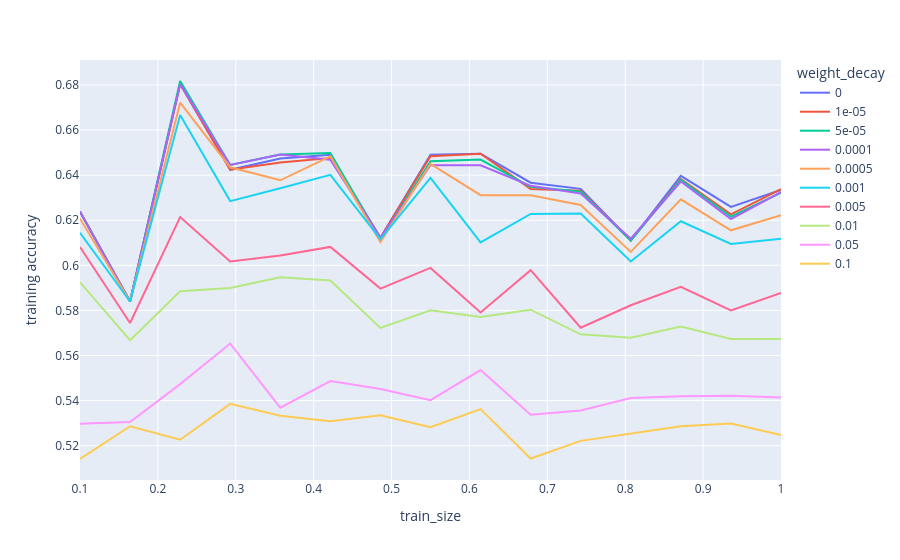
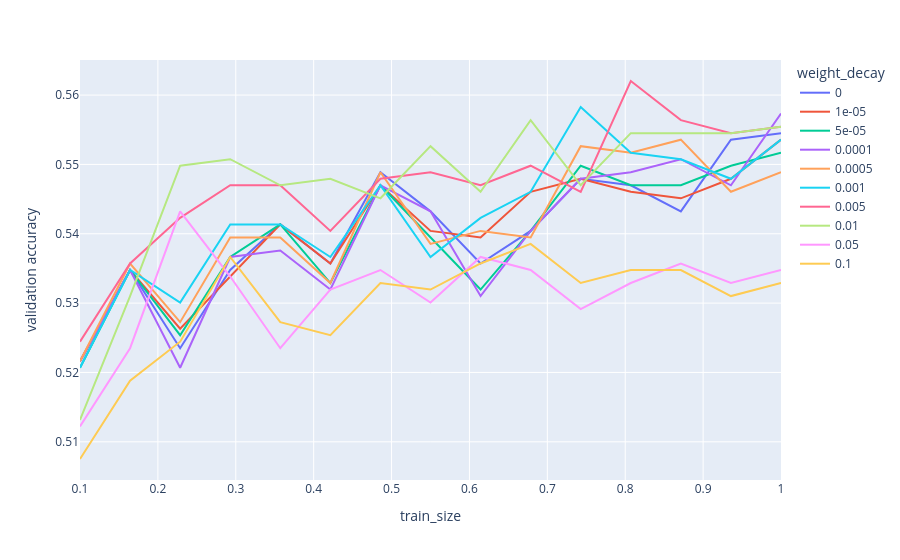

The notebook cell saved with these charts, in order:
### Code cell
train_and_plot_learning_curves(
    [
        NN(weight_decay=0, hidden_layer_sizes=(64,)),
        NN(weight_decay=0.00001, hidden_layer_sizes=(64,)),
        NN(weight_decay=0.00005, hidden_layer_sizes=(64,)),
        NN(weight_decay=0.0001, hidden_layer_sizes=(64,)),
        NN(weight_decay=0.0005, hidden_layer_sizes=(64,)),
        NN(weight_decay=0.001, hidden_layer_sizes=(64,)),
        NN(weight_decay=0.005, hidden_layer_sizes=(64,)),
        NN(weight_decay=0.01, hidden_layer_sizes=(64,)),
        NN(weight_decay=0.05, hidden_layer_sizes=(64,)),
        NN(weight_decay=0.1, hidden_layer_sizes=(64,)),
    ],
    wine_X_tr,
    wine_y_tr,
    wine_X_val,
    wine_y_val,
    seed,
    "weight_decay"
)


train_and_plot_learning_curves(
    [
        MLPClassifier(alpha=0, hidden_layer_sizes=(64,)),
        MLPClassifier(alpha=0.00001, hidden_layer_sizes=(64,)),
        MLPClassifier(alpha=0.00005, hidden_layer_sizes=(64,)),
        MLPClassifier(alpha=0.0001, hidden_layer_sizes=(64,)),
        MLPClassifier(alpha=0.0005, hidden_layer_sizes=(64,)),
        MLPClassifier(alpha=0.001, hidden_layer_sizes=(64,)),
        MLPClassifier(alpha=0.005, hidden_layer_sizes=(64,)),
        MLPClassifier(alpha=0.01, hidden_layer_sizes=(64,)),
        MLPClassifier(alpha=0.05, hidden_layer_sizes=(64,)),
        MLPClassifier(alpha=0.1, hidden_layer_sizes=(64,)),
    ],
    wine_X_tr,
    wine_y_tr,
    wine_X_val,
    wine_y_val,
    seed,
    "alpha"
)

### Figure 1 — Plotly figure (JSON) as saved in the notebook; plotly's stock layout.template omitted (floating-point values rounded to 4 significant figures)
{"data": [{"hovertemplate": "weight_decay=0<br>train_size=%{x}<br>training accuracy=%{y}<extra></extra>", "legendgroup": "0", "line": {"color": "#636efa", "dash": "solid"}, "marker": {"symbol": "circle"}, "mode": "lines", "name": "0", "orientation": "v", "showlegend": true, "type": "scatter", "x": [0.1, 0.1643, 0.2286, 0.2929, 0.3571, 0.4214, 0.4857, 0.55, 0.6143, 0.6786, 0.7429, 0.8071, 0.8714, 0.9357, 1.0], "xaxis": "x", "y": [0.6238, 0.584, 0.6804, 0.6424, 0.6474, 0.6491, 0.6123, 0.649, 0.6495, 0.6367, 0.6339, 0.611, 0.6397, 0.6259, 0.6335], "yaxis": "y"}, {"hovertemplate": "weight_decay=1e-05<br>train_size=%{x}<br>training accuracy=%{y}<extra></extra>", "legendgroup": "1e-05", "line": {"color": "#EF553B", "dash": "solid"}, "marker": {"symbol": "circle"}, "mode": "lines", "name": "1e-05", "orientation": "v", "showlegend": true, "type": "scatter", "x": [0.1, 0.1643, 0.2286, 0.2929, 0.3571, 0.4214, 0.4857, 0.55, 0.6143, 0.6786, 0.7429, 0.8071, 0.8714, 0.9357, 1.0], "xaxis": "x", "y": [0.6238, 0.584, 0.6804, 0.6424, 0.6456, 0.6476, 0.6123, 0.6484, 0.6495, 0.6339, 0.6331, 0.611, 0.6383, 0.6226, 0.6338], "yaxis": "y"}, {"hovertemplate": "weight_decay=5e-05<br>train_size=%{x}<br>training accuracy=%{y}<extra></extra>", "legendgroup": "5e-05", "line": {"color": "#00cc96", "dash": "solid"}, "marker": {"symbol": "circle"}, "mode": "lines", "name": "5e-05", "orientation": "v", "showlegend": true, "type": "scatter", "x": [0.1, 0.1643, 0.2286, 0.2929, 0.3571, 0.4214, 0.4857, 0.55, 0.6143, 0.6786, 0.7429, 0.8071, 0.8714, 0.9357, 1.0], "xaxis": "x", "y": [0.6238, 0.584, 0.6818, 0.6445, 0.6491, 0.6498, 0.6116, 0.6462, 0.6469, 0.6348, 0.6326, 0.611, 0.6379, 0.6216, 0.6322], "yaxis": "y"}, {"hovertemplate": "weight_decay=0.0001<br>train_size=%{x}<br>training accuracy=%{y}<extra></extra>", "legendgroup": "0.0001", "line": {"color": "#ab63fa", "dash": "solid"}, "marker": {"symbol": "circle"}, "mode": "lines", "name": "0.0001", "orientation": "v", "showlegend": true, "type": "scatter", "x": [0.1, 0.1643, 0.2286, 0.2929, 0.3571, 0.4214, 0.4857, 0.55, 0.6143, 0.6786, 0.7429, 0.8071, 0.8714, 0.9357, 1.0], "xaxis": "x", "y": [0.6238, 0.584, 0.6804, 0.6445, 0.6491, 0.6468, 0.6123, 0.6444, 0.6444, 0.6353, 0.6318, 0.6118, 0.6372, 0.6206, 0.6325], "yaxis": "y"}, {"hovertemplate": "weight_decay=0.0005<br>train_size=%{x}<br>training accuracy=%{y}<extra></extra>", "legendgroup": "0.0005", "line": {"color": "#FFA15A", "dash": "solid"}, "marker": {"symbol": "circle"}, "mode": "lines", "name": "0.0005", "orientation": "v", "showlegend": true, "type": "scatter", "x": [0.1, 0.1643, 0.2286, 0.2929, 0.3571, 0.4214, 0.4857, 0.55, 0.6143, 0.6786, 0.7429, 0.8071, 0.8714, 0.9357, 1.0], "xaxis": "x", "y": [0.6207, 0.584, 0.6722, 0.6435, 0.6377, 0.6483, 0.6103, 0.645, 0.6311, 0.6311, 0.6267, 0.606, 0.6293, 0.6155, 0.6222], "yaxis": "y"}, {"hovertemplate": "weight_decay=0.001<br>train_size=%{x}<br>training accuracy=%{y}<extra></extra>", "legendgroup": "0.001", "line": {"color": "#19d3f3", "dash": "solid"}, "marker": {"symbol": "circle"}, "mode": "lines", "name": "0.001", "orientation": "v", "showlegend": true, "type": "scatter", "x": [0.1, 0.1643, 0.2286, 0.2929, 0.3571, 0.4214, 0.4857, 0.55, 0.6143, 0.6786, 0.7429, 0.8071, 0.8714, 0.9357, 1.0], "xaxis": "x", "y": [0.6144, 0.584, 0.6667, 0.6285, 0.6342, 0.6401, 0.6116, 0.6387, 0.6102, 0.6228, 0.6229, 0.6017, 0.6196, 0.6095, 0.6118], "yaxis": "y"}, {"hovertemplate": "weight_decay=0.005<br>train_size=%{x}<br>training accuracy=%{y}<extra></extra>", "legendgroup": "0.005", "line": {"color": "#FF6692", "dash": "solid"}, "marker": {"symbol": "circle"}, "mode": "lines", "name": "0.005", "orientation": "v", "showlegend": true, "type": "scatter", "x": [0.1, 0.1643, 0.2286, 0.2929, 0.3571, 0.4214, 0.4857, 0.55, 0.6143, 0.6786, 0.7429, 0.8071, 0.8714, 0.9357, 1.0], "xaxis": "x", "y": [0.6082, 0.5744, 0.6214, 0.6017, 0.6044, 0.6082, 0.5897, 0.5989, 0.5791, 0.5979, 0.5723, 0.5823, 0.5904, 0.58, 0.5877], "yaxis": "y"}, {"hovertemplate": "weight_decay=0.01<br>train_size=%{x}<br>training accuracy=%{y}<extra></extra>", "legendgroup": "0.01", "line": {"color": "#B6E880", "dash": "solid"}, "marker": {"symbol": "circle"}, "mode": "lines", "name": "0.01", "orientation": "v", "showlegend": true, "type": "scatter", "x": [0.1, 0.1643, 0.2286, 0.2929, 0.3571, 0.4214, 0.4857, 0.55, 0.6143, 0.6786, 0.7429, 0.8071, 0.8714, 0.9357, 1.0], "xaxis": "x", "y": [0.5925, 0.5668, 0.5885, 0.5899, 0.5947, 0.5933, 0.5723, 0.5801, 0.577, 0.5803, 0.5694, 0.5679, 0.5728, 0.5673, 0.5674], "yaxis": "y"}, {"hovertemplate": "weight_decay=0.05<br>train_size=%{x}<br>training accuracy=%{y}<extra></extra>", "legendgroup": "0.05", "line": {"color": "#FF97FF", "dash": "solid"}, "marker": {"symbol": "circle"}, "mode": "lines", "name": "0.05", "orientation": "v", "showlegend": true, "type": "scatter", "x": [0.1, 0.1643, 0.2286, 0.2929, 0.3571, 0.4214, 0.4857, 0.55, 0.6143, 0.6786, 0.7429, 0.8071, 0.8714, 0.9357, 1.0], "xaxis": "x", "y": [0.5298, 0.5305, 0.5473, 0.5653, 0.5368, 0.5487, 0.5452, 0.5402, 0.5536, 0.5337, 0.5356, 0.5411, 0.5419, 0.5422, 0.5414], "yaxis": "y"}, {"hovertemplate": "weight_decay=0.1<br>train_size=%{x}<br>training accuracy=%{y}<extra></extra>", "legendgroup": "0.1", "line": {"color": "#FECB52", "dash": "solid"}, "marker": {"symbol": "circle"}, "mode": "lines", "name": "0.1", "orientation": "v", "showlegend": true, "type": "scatter", "x": [0.1, 0.1643, 0.2286, 0.2929, 0.3571, 0.4214, 0.4857, 0.55, 0.6143, 0.6786, 0.7429, 0.8071, 0.8714, 0.9357, 1.0], "xaxis": "x", "y": [0.5141, 0.5286, 0.5226, 0.5385, 0.5333, 0.5309, 0.5335, 0.5282, 0.5362, 0.5143, 0.5221, 0.5252, 0.5286, 0.5298, 0.5247], "yaxis": "y"}], "layout": {"legend": {"title": {"text": "weight_decay"}, "tracegroupgap": 0}, "margin": {"t": 60}, "xaxis": {"anchor": "y", "domain": [0, 1], "title": {"text": "train_size"}}, "yaxis": {"anchor": "x", "domain": [0, 1], "title": {"text": "training accuracy"}}}}

### Figure 2 — Plotly figure (JSON) as saved in the notebook; plotly's stock layout.template omitted (floating-point values rounded to 4 significant figures)
{"data": [{"hovertemplate": "weight_decay=0<br>train_size=%{x}<br>validation accuracy=%{y}<extra></extra>", "legendgroup": "0", "line": {"color": "#636efa", "dash": "solid"}, "marker": {"symbol": "circle"}, "mode": "lines", "name": "0", "orientation": "v", "showlegend": true, "type": "scatter", "x": [0.1, 0.1643, 0.2286, 0.2929, 0.3571, 0.4214, 0.4857, 0.55, 0.6143, 0.6786, 0.7429, 0.8071, 0.8714, 0.9357, 1.0], "xaxis": "x", "y": [0.5216, 0.5348, 0.5235, 0.5348, 0.5414, 0.5357, 0.5489, 0.5432, 0.5357, 0.5404, 0.5479, 0.547, 0.5432, 0.5536, 0.5545], "yaxis": "y"}, {"hovertemplate": "weight_decay=1e-05<br>train_size=%{x}<br>validation accuracy=%{y}<extra></extra>", "legendgroup": "1e-05", "line": {"color": "#EF553B", "dash": "solid"}, "marker": {"symbol": "circle"}, "mode": "lines", "name": "1e-05", "orientation": "v", "showlegend": true, "type": "scatter", "x": [0.1, 0.1643, 0.2286, 0.2929, 0.3571, 0.4214, 0.4857, 0.55, 0.6143, 0.6786, 0.7429, 0.8071, 0.8714, 0.9357, 1.0], "xaxis": "x", "y": [0.5216, 0.5348, 0.5263, 0.5338, 0.5414, 0.5357, 0.547, 0.5404, 0.5395, 0.5461, 0.5479, 0.5461, 0.5451, 0.5479, 0.5536], "yaxis": "y"}, {"hovertemplate": "weight_decay=5e-05<br>train_size=%{x}<br>validation accuracy=%{y}<extra></extra>", "legendgroup": "5e-05", "line": {"color": "#00cc96", "dash": "solid"}, "marker": {"symbol": "circle"}, "mode": "lines", "name": "5e-05", "orientation": "v", "showlegend": true, "type": "scatter", "x": [0.1, 0.1643, 0.2286, 0.2929, 0.3571, 0.4214, 0.4857, 0.55, 0.6143, 0.6786, 0.7429, 0.8071, 0.8714, 0.9357, 1.0], "xaxis": "x", "y": [0.5207, 0.5348, 0.5254, 0.5367, 0.5414, 0.5329, 0.547, 0.5395, 0.532, 0.5404, 0.5498, 0.547, 0.547, 0.5498, 0.5517], "yaxis": "y"}, {"hovertemplate": "weight_decay=0.0001<br>train_size=%{x}<br>validation accuracy=%{y}<extra></extra>", "legendgroup": "0.0001", "line": {"color": "#ab63fa", "dash": "solid"}, "marker": {"symbol": "circle"}, "mode": "lines", "name": "0.0001", "orientation": "v", "showlegend": true, "type": "scatter", "x": [0.1, 0.1643, 0.2286, 0.2929, 0.3571, 0.4214, 0.4857, 0.55, 0.6143, 0.6786, 0.7429, 0.8071, 0.8714, 0.9357, 1.0], "xaxis": "x", "y": [0.5216, 0.5348, 0.5207, 0.5367, 0.5376, 0.532, 0.547, 0.5432, 0.531, 0.5404, 0.5479, 0.5489, 0.5508, 0.547, 0.5573], "yaxis": "y"}, {"hovertemplate": "weight_decay=0.0005<br>train_size=%{x}<br>validation accuracy=%{y}<extra></extra>", "legendgroup": "0.0005", "line": {"color": "#FFA15A", "dash": "solid"}, "marker": {"symbol": "circle"}, "mode": "lines", "name": "0.0005", "orientation": "v", "showlegend": true, "type": "scatter", "x": [0.1, 0.1643, 0.2286, 0.2929, 0.3571, 0.4214, 0.4857, 0.55, 0.6143, 0.6786, 0.7429, 0.8071, 0.8714, 0.9357, 1.0], "xaxis": "x", "y": [0.5216, 0.5357, 0.5273, 0.5395, 0.5395, 0.5329, 0.5489, 0.5385, 0.5404, 0.5395, 0.5526, 0.5517, 0.5536, 0.5461, 0.5489], "yaxis": "y"}, {"hovertemplate": "weight_decay=0.001<br>train_size=%{x}<br>validation accuracy=%{y}<extra></extra>", "legendgroup": "0.001", "line": {"color": "#19d3f3", "dash": "solid"}, "marker": {"symbol": "circle"}, "mode": "lines", "name": "0.001", "orientation": "v", "showlegend": true, "type": "scatter", "x": [0.1, 0.1643, 0.2286, 0.2929, 0.3571, 0.4214, 0.4857, 0.55, 0.6143, 0.6786, 0.7429, 0.8071, 0.8714, 0.9357, 1.0], "xaxis": "x", "y": [0.5207, 0.5348, 0.5301, 0.5414, 0.5414, 0.5367, 0.547, 0.5367, 0.5423, 0.5461, 0.5583, 0.5517, 0.5508, 0.5479, 0.5536], "yaxis": "y"}, {"hovertemplate": "weight_decay=0.005<br>train_size=%{x}<br>validation accuracy=%{y}<extra></extra>", "legendgroup": "0.005", "line": {"color": "#FF6692", "dash": "solid"}, "marker": {"symbol": "circle"}, "mode": "lines", "name": "0.005", "orientation": "v", "showlegend": true, "type": "scatter", "x": [0.1, 0.1643, 0.2286, 0.2929, 0.3571, 0.4214, 0.4857, 0.55, 0.6143, 0.6786, 0.7429, 0.8071, 0.8714, 0.9357, 1.0], "xaxis": "x", "y": [0.5244, 0.5357, 0.5423, 0.547, 0.547, 0.5404, 0.5479, 0.5489, 0.547, 0.5498, 0.5461, 0.562, 0.5564, 0.5545, 0.5555], "yaxis": "y"}, {"hovertemplate": "weight_decay=0.01<br>train_size=%{x}<br>validation accuracy=%{y}<extra></extra>", "legendgroup": "0.01", "line": {"color": "#B6E880", "dash": "solid"}, "marker": {"symbol": "circle"}, "mode": "lines", "name": "0.01", "orientation": "v", "showlegend": true, "type": "scatter", "x": [0.1, 0.1643, 0.2286, 0.2929, 0.3571, 0.4214, 0.4857, 0.55, 0.6143, 0.6786, 0.7429, 0.8071, 0.8714, 0.9357, 1.0], "xaxis": "x", "y": [0.5132, 0.531, 0.5498, 0.5508, 0.547, 0.5479, 0.5451, 0.5526, 0.5461, 0.5564, 0.547, 0.5545, 0.5545, 0.5545, 0.5555], "yaxis": "y"}, {"hovertemplate": "weight_decay=0.05<br>train_size=%{x}<br>validation accuracy=%{y}<extra></extra>", "legendgroup": "0.05", "line": {"color": "#FF97FF", "dash": "solid"}, "marker": {"symbol": "circle"}, "mode": "lines", "name": "0.05", "orientation": "v", "showlegend": true, "type": "scatter", "x": [0.1, 0.1643, 0.2286, 0.2929, 0.3571, 0.4214, 0.4857, 0.55, 0.6143, 0.6786, 0.7429, 0.8071, 0.8714, 0.9357, 1.0], "xaxis": "x", "y": [0.5122, 0.5235, 0.5432, 0.5338, 0.5235, 0.532, 0.5348, 0.5301, 0.5367, 0.5348, 0.5291, 0.5329, 0.5357, 0.5329, 0.5348], "yaxis": "y"}, {"hovertemplate": "weight_decay=0.1<br>train_size=%{x}<br>validation accuracy=%{y}<extra></extra>", "legendgroup": "0.1", "line": {"color": "#FECB52", "dash": "solid"}, "marker": {"symbol": "circle"}, "mode": "lines", "name": "0.1", "orientation": "v", "showlegend": true, "type": "scatter", "x": [0.1, 0.1643, 0.2286, 0.2929, 0.3571, 0.4214, 0.4857, 0.55, 0.6143, 0.6786, 0.7429, 0.8071, 0.8714, 0.9357, 1.0], "xaxis": "x", "y": [0.5075, 0.5188, 0.5244, 0.5367, 0.5273, 0.5254, 0.5329, 0.532, 0.5357, 0.5385, 0.5329, 0.5348, 0.5348, 0.531, 0.5329], "yaxis": "y"}], "layout": {"legend": {"title": {"text": "weight_decay"}, "tracegroupgap": 0}, "margin": {"t": 60}, "xaxis": {"anchor": "y", "domain": [0, 1], "title": {"text": "train_size"}}, "yaxis": {"anchor": "x", "domain": [0, 1], "title": {"text": "validation accuracy"}}}}
